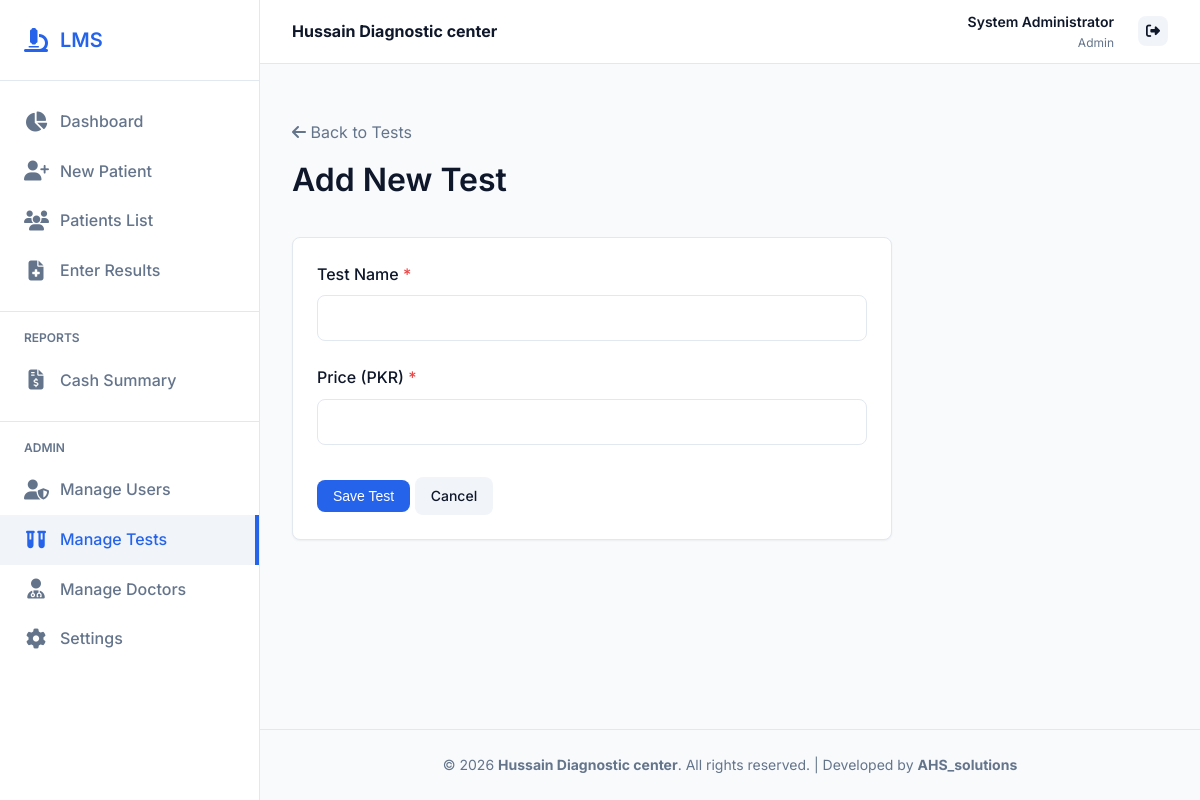
/tests/new (signed in), run on the app's committed database.
### models.py (models this page shows)
class Setting(db.Model):
    id = db.Column(db.Integer, primary_key=True)
    key = db.Column(db.String(50), unique=True, nullable=False)
    value = db.Column(db.String(255), nullable=False)

class User(db.Model, UserMixin):
    id = db.Column(db.Integer, primary_key=True)
    username = db.Column(db.String(50), unique=True, nullable=False)
    password_hash = db.Column(db.String(255), nullable=False)
    role = db.Column(db.String(50), nullable=False) # Admin, Receptionist, Lab Technician, Technologist, Pathologist
    name = db.Column(db.String(100), nullable=False)

### app.py (the view, shortened to what this page needs)
@app.route('/tests/new', methods=['GET', 'POST'])
@login_required
@role_required('Admin')
def test_new():
    return render_template('tests/form.html', test=None)

### app.py (called while the page is built)
@login_manager.user_loader
def load_user(user_id):
    return User.query.get(int(user_id))

def role_required(*roles):
    def decorator(f):
        @wraps(f)
        def decorated_function(*args, **kwargs):
            if not current_user.is_authenticated:
                return redirect(url_for('login', next=request.url))
            if current_user.role not in roles and current_user.role != 'Admin':
                flash('You do not have permission to access this page.', 'error')
                return redirect(url_for('dashboard'))
            return f(*args, **kwargs)
        return decorated_function
    return decorator

def get_settings():
    if 'settings' not in g:
        try:
            g.settings = {s.key: s.value for s in Setting.query.all()}
        except Exception:
            g.settings = {}  # table may not exist during first init
    return g.settings

@app.context_processor
def inject_globals():
    settings = get_settings()
    return dict(
        lab_name=settings.get('lab_name', 'Ideal Diagnostic Center'),
        lab_address=settings.get('lab_address', ''),
        lab_contact=settings.get('lab_contact', ''),
        footer_dr1=settings.get('footer_dr1', ''),
        footer_dr2=settings.get('footer_dr2', ''),
        footer_dr3=settings.get('footer_dr3', ''),
        current_user=current_user,
        now=datetime.now(),
    )

### templates/tests/form.html
{% extends "base.html" %}
{% block content %}
<div style="margin-bottom: 2rem;">
    <a href="{{ url_for('test_list') }}" style="color: var(--text-light); text-decoration: none; margin-bottom: 0.5rem; display: inline-block;">
        <i class="fa-solid fa-arrow-left"></i> Back to Tests
    </a>
    <h1>{% if test %}Edit Test{% else %}Add New Test{% endif %}</h1>
</div>
<div class="card" style="max-width: 600px;">
    <form method="POST">
        <div class="form-group">
            <label class="form-label" for="name">Test Name <span style="color: var(--danger);">*</span></label>
            <input type="text" id="name" name="name" class="form-control" value="{{ test.name if test else '' }}" required>
        </div>
        <div class="form-group">
            <label class="form-label" for="price">Price (PKR) <span style="color: var(--danger);">*</span></label>
            <input type="number" id="price" name="price" class="form-control" value="{{ test.price if test else '' }}" step="0.01" min="0" required>
        </div>
        <div style="margin-top: 2rem;">
            <button type="submit" class="btn btn-primary">{% if test %}Update Test{% else %}Save Test{% endif %}</button>
            <a href="{{ url_for('test_list') }}" class="btn btn-secondary">Cancel</a>
        </div>
    </form>
</div>
{% endblock %}

### templates/base.html (shortened to what this page needs)
<!DOCTYPE html>
<html lang="en">
<head>
    <link rel="stylesheet" href="https://cdnjs.cloudflare.com/ajax/libs/font-awesome/6.4.0/css/all.min.css">
    <link rel="stylesheet" href="{{ url_for('static', filename='css/style.css') }}">
</head>
<body>
    <div class="app-container">
        {% if current_user.is_authenticated %}
        <aside class="sidebar no-print">
            <div class="sidebar-header">
                <i class="fa-solid fa-microscope" style="color: var(--primary-color); font-size: 1.5rem;"></i>
                <h2>LMS</h2>
            </div>
            <nav class="sidebar-nav">
                <a href="{{ url_for('dashboard') }}" class="nav-item {% if request.endpoint == 'dashboard' %}active{% endif %}">
                    <i class="fa-solid fa-chart-pie"></i>
                    Dashboard
                </a>
                {% if current_user.role in ['Admin', 'Receptionist'] %}
                <a href="{{ url_for('patient_new') }}" class="nav-item {% if 'patient_new' in request.endpoint %}active{% endif %}">
                    <i class="fa-solid fa-user-plus"></i>
                    New Patient
                </a>
                {% endif %}
                <a href="{{ url_for('results_list') }}" class="nav-item {% if 'results_list' in request.endpoint %}active{% endif %}">
                    <i class="fa-solid fa-users"></i>
                    Patients List
                </a>
                {% if current_user.role in ['Admin', 'Lab Technician', 'Technologist', 'Pathologist'] %}
                <a href="{{ url_for('results_list') }}" class="nav-item {% if 'patient_results' in request.endpoint %}active{% endif %}">
                    <i class="fa-solid fa-file-medical"></i>
                    Enter Results
                </a>
                {% endif %}
                {% if current_user.role == 'Admin' %}
                <div style="border-top: 1px solid var(--border-color); margin: 1rem 0;"></div>
                <div style="padding: 0 1.5rem; font-size: 0.75rem; font-weight: 600; color: var(--text-light); text-transform: uppercase; margin-bottom: 0.5rem;">Reports</div>
                <a href="{{ url_for('cash_summary') }}" class="nav-item {% if 'cash_summary' in request.endpoint %}active{% endif %}">
                    <i class="fa-solid fa-file-invoice-dollar"></i>
                    Cash Summary
                </a>
                <div style="border-top: 1px solid var(--border-color); margin: 1rem 0;"></div>
                <div style="padding: 0 1.5rem; font-size: 0.75rem; font-weight: 600; color: var(--text-light); text-transform: uppercase; margin-bottom: 0.5rem;">Admin</div>
                <a href="{{ url_for('manage_users') }}" class="nav-item {% if 'manage_users' in request.endpoint %}active{% endif %}">
                    <i class="fa-solid fa-user-shield"></i>
                    Manage Users
                </a>
                <a href="{{ url_for('test_list') }}" class="nav-item {% if 'test' in request.endpoint %}active{% endif %}">
                    <i class="fa-solid fa-vials"></i>
                    Manage Tests
                </a>
                <a href="{{ url_for('doctor_list') }}" class="nav-item {% if 'doctor' in request.endpoint %}active{% endif %}">
                    <i class="fa-solid fa-user-md"></i>
                    Manage Doctors
                </a>
                <a href="{{ url_for('settings') }}" class="nav-item {% if 'settings' in request.endpoint %}active{% endif %}">
                    <i class="fa-solid fa-cog"></i>
                    Settings
                </a>
                {% endif %}
            </nav>
        </aside>
        {% endif %}
        <main class="main-content" {% if not current_user.is_authenticated %}style="margin-left: 0;"{% endif %}>
            {% if current_user.is_authenticated %}
            <header class="topbar no-print">
                <div class="lab-brand">
                    <strong>{{ lab_name }}</strong>
                </div>
                <div class="topbar-actions" style="display: flex; align-items: center; gap: 1.5rem;">
                    <div style="text-align: right;">
                        <div style="font-weight: 600; font-size: 0.875rem;">{{ current_user.name }}</div>
                        <div style="color: var(--text-light); font-size: 0.75rem;">{{ current_user.role }}</div>
                    </div>
                    <a href="{{ url_for('logout') }}" class="btn btn-secondary btn-icon" title="Logout"><i class="fa-solid fa-right-from-bracket"></i></a>
                </div>
            </header>
            {% endif %}
            <div class="content-wrapper">
                {% block content %}{% endblock %}
            </div>
            <footer class="no-print" style="text-align: center; padding: 1.5rem; border-top: 1px solid var(--border-color); color: var(--text-light); font-size: 0.875rem; margin-top: auto;">
                &copy; 2026 <strong>{{ lab_name }}</strong>. All rights reserved. | Developed by <strong>AHS_solutions</strong>
            </footer>
        </main>
    </div>
</body>
</html>

### static/css/style.css (style rules this page uses)
:root { --primary-color: #2563eb; --primary-hover: #1d4ed8; --secondary-color: #f1f5f9; --text-dark: #0f172a; --text-light: #64748b; --bg-light: #f8fafc; --white: #ffffff; --border-color: #e2e8f0; --success: #10b981; --danger: #ef4444; --warning: #f59e0b; --shadow-sm: 0 1px 2px 0 rgb(0 0 0 / 0.05); --shadow-md: 0 4px 6px -1px rgb(0 0 0 / 0.1), 0 2px 4px -2px rgb(0 0 0 / 0.1); --shadow-lg: 0 10px 15px -3px rgb(0 0 0 / 0.1), 0 4px 6px -4px rgb(0 0 0 / 0.1); --border-radius: 8px; --transition: all 0.3s ease; }
* { margin: 0; padding: 0; box-sizing: border-box; }
body { font-family: 'Inter', sans-serif; background-color: var(--bg-light); color: var(--text-dark); line-height: 1.6; }
h1, h2, h3, h4, h5, h6 { font-weight: 600; color: var(--text-dark); margin-bottom: 0.5rem; }
a { color: var(--primary-color); text-decoration: none; transition: var(--transition); }
.app-container { display: flex; min-height: 100vh; }
.sidebar { width: 260px; background-color: var(--white); border-right: 1px solid var(--border-color); display: flex; flex-direction: column; position: fixed; height: 100vh; overflow-y: auto; z-index: 100; }
.sidebar-header { padding: 1.5rem; border-bottom: 1px solid var(--border-color); display: flex; align-items: center; gap: 0.75rem; }
.sidebar-header h2 { font-size: 1.25rem; margin: 0; color: var(--primary-color); }
.sidebar-nav { padding: 1rem 0; flex: 1; }
.nav-item { padding: 0.75rem 1.5rem; display: flex; align-items: center; gap: 0.75rem; color: var(--text-light); font-weight: 500; transition: var(--transition); }
.nav-item:hover, .nav-item.active { background-color: var(--secondary-color); color: var(--primary-color); border-right: 4px solid var(--primary-color); }
.nav-item i { font-size: 1.25rem; width: 24px; text-align: center; }
.main-content { flex: 1; margin-left: 260px; display: flex; flex-direction: column; }
.topbar { height: 64px; background-color: var(--white); border-bottom: 1px solid var(--border-color); display: flex; align-items: center; justify-content: space-between; padding: 0 2rem; position: sticky; top: 0; z-index: 90; }
.content-wrapper { padding: 2rem; flex: 1; }
.card { background-color: var(--white); border-radius: var(--border-radius); box-shadow: var(--shadow-sm); padding: 1.5rem; margin-bottom: 1.5rem; border: 1px solid var(--border-color); transition: var(--transition); }
.btn { display: inline-flex; align-items: center; justify-content: center; gap: 0.5rem; padding: 0.5rem 1rem; border-radius: var(--border-radius); font-weight: 500; cursor: pointer; transition: var(--transition); border: none; font-size: 0.875rem; }
.btn-primary { background-color: var(--primary-color); color: var(--white); }
.btn-secondary { background-color: var(--secondary-color); color: var(--text-dark); }
.btn-icon { padding: 0.5rem; }
.form-group { margin-bottom: 1.5rem; }
.form-label { display: block; margin-bottom: 0.5rem; font-weight: 500; color: var(--text-dark); }
.form-control { width: 100%; padding: 0.75rem 1rem; border: 1px solid var(--border-color); border-radius: var(--border-radius); font-family: inherit; font-size: 1rem; transition: var(--transition); }

### data on the page
Setting: value "Hussain Diagnostic center"
User: name "System Administrator", role "Admin"
